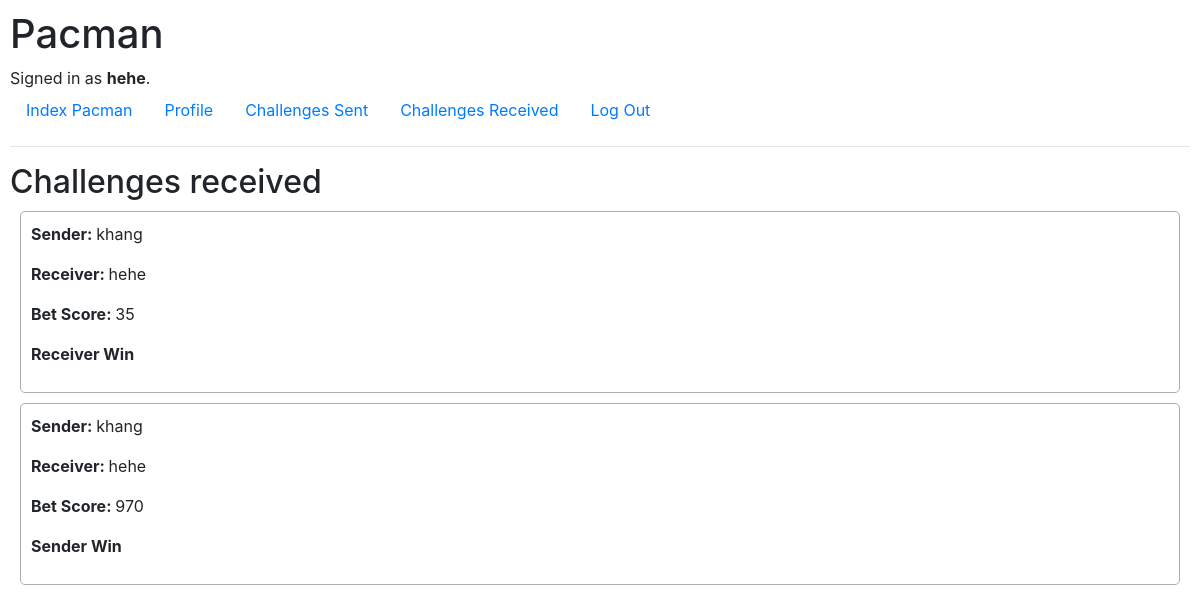
Page /challenges/received (signed in) on the earlier database version.
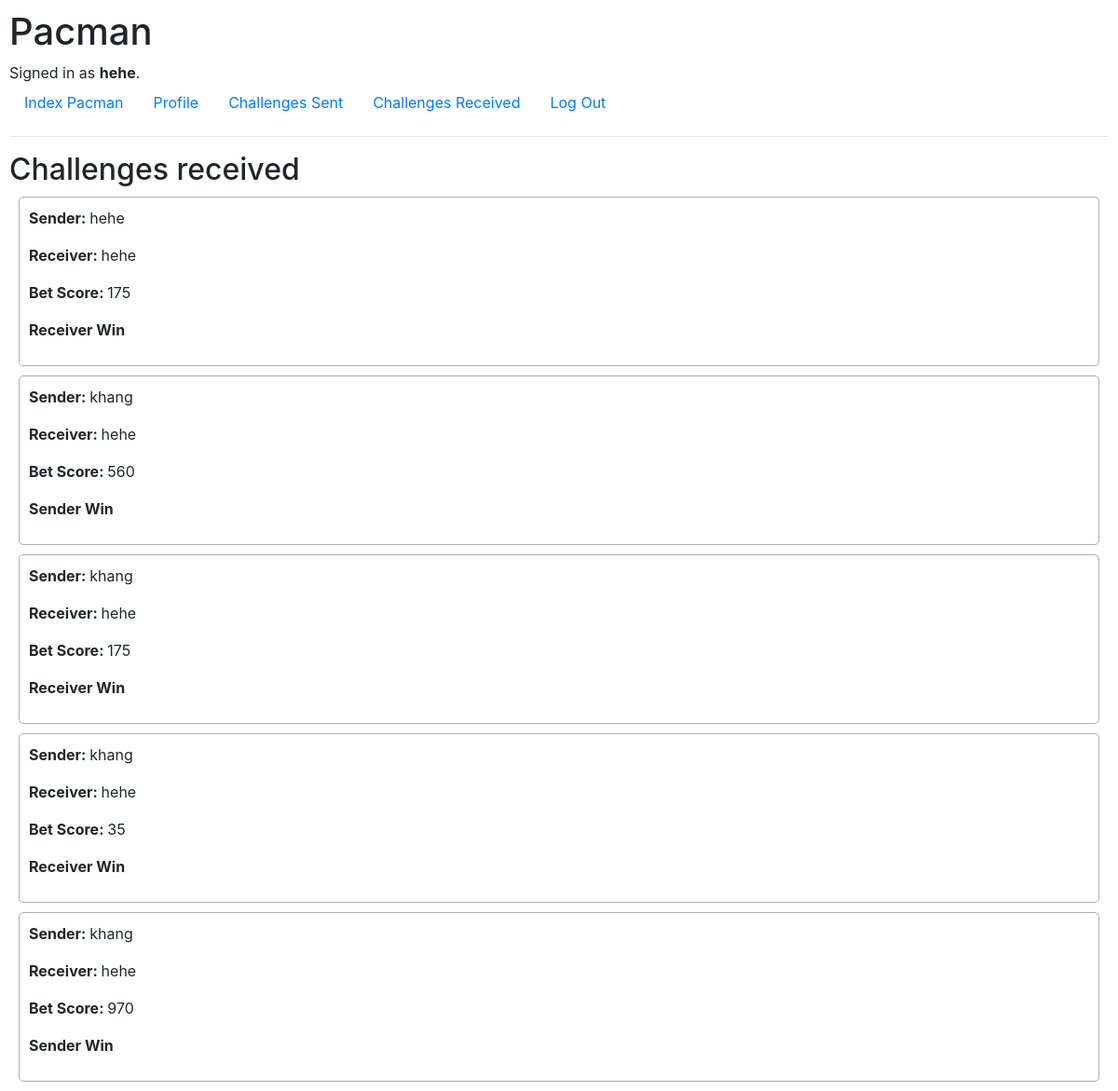
Same page on the later database version.
### pacman/models.py (models this page shows)
class Challenges(models.Model):
    sender = models.ForeignKey("User", on_delete = models.CASCADE, related_name = "challenge_sender")
    receiver = models.ForeignKey("User", on_delete = models.CASCADE, related_name = "challenge_receiver")
    timestamp = models.DateTimeField(auto_now_add = True)
    bet_score = models.IntegerField()
    sender_win = models.BooleanField()
    finalized = models.BooleanField()

class User(AbstractUser):
    score = models.IntegerField(default = 0)
    challenge_sent = models.IntegerField(default = 0)
    challenge_win = models.IntegerField(default = 0)

### pacman/views.py (the view)
# urls.py: path("challenges/<str:mode>", views.get_challenge, name="getChallenge"),
@login_required
def get_challenge(request, mode):
    challenges = None
    if mode == "sent":
        challenges = Challenges.objects.filter(sender = request.user).order_by("-timestamp").all()
    elif mode == "received":
        challenges = Challenges.objects.filter(receiver = request.user).order_by("-timestamp").all()
    print(challenges)
    return render(request, "pacman/challenge.html", {
        "mode": mode,
        "challenges": challenges
    })

### pacman/templates/pacman/challenge.html (shortened to what this page needs)
{% extends "pacman/layout.html" %}
{% load static %}
{% block body %}
    <h2> Challenges {{mode}} </h2>
    {% for challenge in challenges %}
        <div class="challengeDiv">
            <p> <strong> Sender: </strong> {{challenge.sender.username}} </p>
            <p> <strong> Receiver: </strong> {{challenge.receiver.username}} </p>
            {% if not challenge.finalized %}
                {% if mode == "received" %}
                    <a href="/?accept=true&id={{challenge.id}}">
                        <button id="acceptButton" class="btn btn-primary">
                            Accept
                        </button>
                    </a>
                {% else %}
                    <p> <strong> Not attempted </strong></p>
                {% endif %}
            {% else %}
                <p> <strong> Bet Score: </strong> {{challenge.bet_score}} </p>
                {% if challenge.sender_win %}
                    <p> <strong> Sender Win </strong> </p>
                {% else %}
                    <p> <strong> Receiver Win </strong> </p>
                {% endif %}
            {% endif %}
        </div>
    {% endfor %}
{% endblock %}

Differences in the rows shown:
added Challenges: sender.username "hehe", receiver.username "hehe", bet_score "175", sender_win "Receiver Win"
added Challenges: sender.username "khang", receiver.username "hehe", bet_score "560", sender_win "Sender Win"
added Challenges: sender.username "khang", receiver.username "hehe", bet_score "175", sender_win "Receiver Win"
